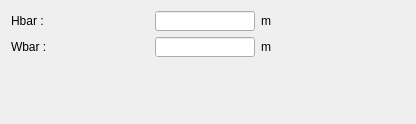
<?xml version="1.0" encoding="UTF-8"?>
<ui version="4.0">
 <class>PCondType21</class>
 <widget class="QWidget" name="PCondType21">
  <property name="geometry">
   <rect>
    <x>0</x>
    <y>0</y>
    <width>416</width>
    <height>124</height>
   </rect>
  </property>
  <property name="windowTitle">
   <string>Form</string>
  </property>
  <layout class="QHBoxLayout" name="horizontalLayout">
   <item>
    <layout class="QVBoxLayout" name="verticalLayout_2">
     <item>
      <layout class="QGridLayout" name="gridLayout">
       <item row="0" column="1">
        <widget class="FloatEdit" name="lf_Hbar">
         <property name="minimumSize">
          <size>
           <width>70</width>
           <height>0</height>
          </size>
         </property>
         <property name="maximumSize">
          <size>
           <width>100</width>
           <height>20</height>
          </size>
         </property>
        </widget>
       </item>
       <item row="0" column="0">
        <widget class="QLabel" name="in_Hbar">
         <property name="minimumSize">
          <size>
           <width>40</width>
           <height>0</height>
          </size>
         </property>
         <property name="text">
          <string>Hbar :</string>
         </property>
        </widget>
       </item>
       <item row="0" column="2">
        <widget class="QLabel" name="unit_Hbar">
         <property name="minimumSize">
          <size>
           <width>0</width>
           <height>0</height>
          </size>
         </property>
         <property name="text">
          <string>m</string>
         </property>
        </widget>
       </item>
       <item row="1" column="1">
        <widget class="FloatEdit" name="lf_Wbar">
         <property name="minimumSize">
          <size>
           <width>70</width>
           <height>0</height>
          </size>
         </property>
         <property name="maximumSize">
          <size>
           <width>100</width>
           <height>20</height>
          </size>
         </property>
        </widget>
       </item>
       <item row="1" column="2">
        <widget class="QLabel" name="unit_Wbar">
         <property name="minimumSize">
          <size>
           <width>0</width>
           <height>0</height>
          </size>
         </property>
         <property name="text">
          <string>m</string>
         </property>
        </widget>
       </item>
       <item row="1" column="0">
        <widget class="QLabel" name="in_Wbar">
         <property name="minimumSize">
          <size>
           <width>40</width>
           <height>0</height>
          </size>
         </property>
         <property name="text">
          <string>Wbar :</string>
         </property>
        </widget>
       </item>
      </layout>
     </item>
     <item>
      <widget class="WMatSelect" name="w_mat" native="true"/>
     </item>
    </layout>
   </item>
   <item>
    <widget class="WBarOut" name="w_out" native="true"/>
   </item>
  </layout>
 </widget>
 <customwidgets>
  <customwidget>
   <class>FloatEdit</class>
   <extends>QLineEdit</extends>
   <header>......GUI/Tools/FloatEdit.h</header>
  </customwidget>
  <customwidget>
   <class>WMatSelect</class>
   <extends>QWidget</extends>
   <header>......GUI.Dialog.DMatLib.WMatSelect.WMatSelect.h</header>
   <container>1</container>
  </customwidget>
  <customwidget>
   <class>WBarOut</class>
   <extends>QWidget</extends>
   <header>......GUI.Dialog.DMachineSetup.SBar.WBarOut.WBarOut.h</header>
   <container>1</container>
  </customwidget>
 </customwidgets>
 <tabstops>
  <tabstop>lf_Hbar</tabstop>
  <tabstop>lf_Wbar</tabstop>
 </tabstops>
 <resources/>
 <connections/>
</ui>
